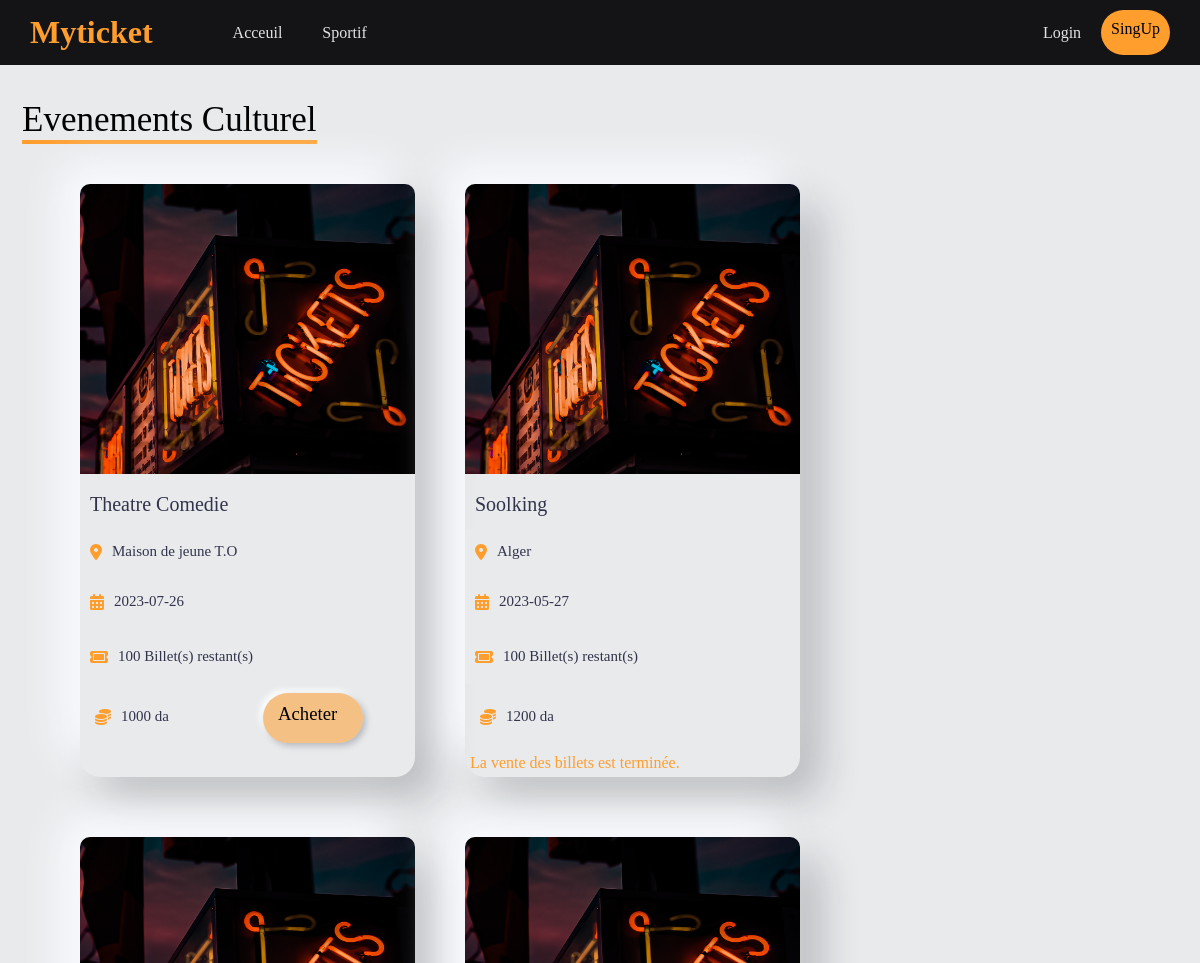
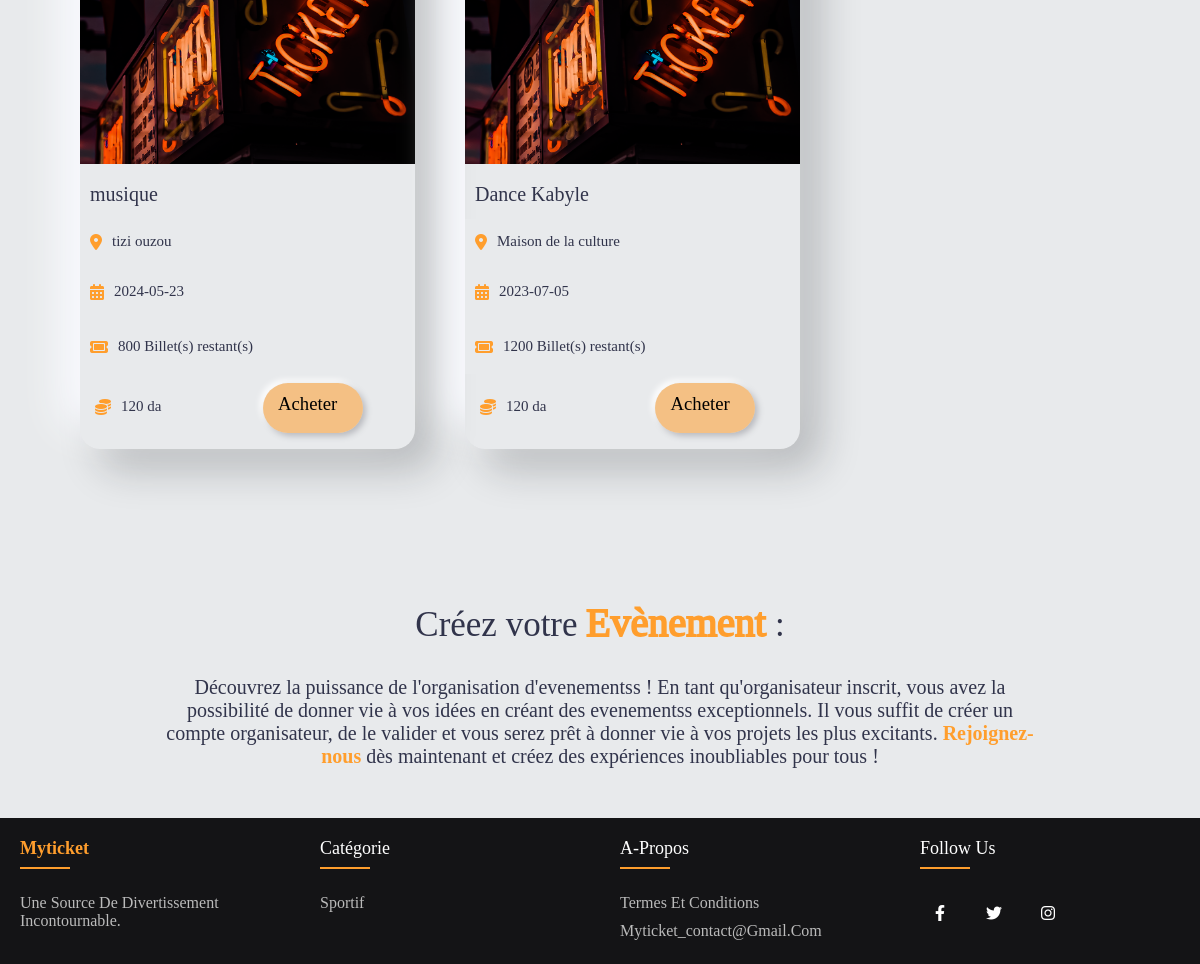
/PHP/Culturel.php, run on the app's committed database (2 pictures, top to bottom).
### tables this page shows
CREATE TABLE `evenements` (
  `ID_Event` int(8) NOT NULL,
  `ID_Org` int(8) NOT NULL,
  `nom_event` varchar(255) NOT NULL,
  `lieu_event` varchar(255) NOT NULL,
  `date_event` date NOT NULL,
  `heure_event` time NOT NULL,
  `quantite` int(6) NOT NULL,
  `prix` decimal(4,0) NOT NULL,
  `image_event` varchar(255) NOT NULL,
  `type_event` varchar(10) NOT NULL
);

### PHP/Culturel.php (the view, shortened to what this page needs)
<!DOCTYPE html>
<html lang="fr">
<head>
    <link rel="stylesheet" href="../styles/style_Cul_Spo.css">
    <link rel="stylesheet" href="../styles/fontawesome.css">
</head>
<body>
    <div class="header">
        <div class="container">
            <div class="top">
                <div class="logo">
                    <h1>Myticket</h1>
                </div>
                <div class="link">
                    <ul>
                       <?php
                                  if (isset($_SESSION['user_id'])) {
                                    echo '<div class="insc">
                                        <li><a href="logout.php">Log out</a></li>
                                        <li><a href="profil.php"><i class="fa-solid fa-user"></i></a></li>
                                    </div>';
                                  } else {
                                    echo '<div class="insc">
                                        <li><a href="Login.php">Login</a></li>
                                        <li id="sign"><a href="#SingUp">SingUp</a></li>
                                    </div>';
                                  }
                                  ?>
                                        <div class="nav">
                                            <li><a href="../index1.php">Acceuil</a></li>
                                            <li><a href="Sportif.php">Sportif</a></li>
                                        </div>
                    </ul>
                </div>
            </div>
        </div>
    </div>
    <div class="categories">
        <div class="container">
<div class="boutonP">
  <div class="bouton">
  </div>
</div>
        </div>
    </div>
        <h2 class="titre">Evenements Culturel</h2>
    <div class="header">
        <div class="event">
    <?php
    $con = new mysqli('localhost','root','','myticket');
    if ($con->connect_error){
      echo "<p>Erreur de connexion à la base de données: " . $con->connect_error . "</p>";
    } else {
        $query = "SELECT * FROM evenements WHERE type_event='culturel' ORDER BY ID_Event";
      $result = $con->query($query);
      if ($result && $result->num_rows > 0) {
        while ($row = $result->fetch_assoc()) {
          ?>
          <div class="container">
            <div class="image">
              <img src="../img/cover/<?php echo $row["image_event"]; ?>" alt="image">
            </div>
            <div class="buttom">
              <div class="info">
                <div class="nom">
                       <h3><?php echo $row['nom_event']; ?></h3>
                </div>
                <div class="lieu">
                  <i class="fa-solid fa-location-dot" style="color:#ff9e2d ;"></i>
                  <p><?php echo $row['lieu_event']; ?></p>
                </div>
                <div class="date">
                  <i class="fa-solid fa-calendar-days" style="color: #ff9e2d;"></i>
                  <p><?php echo $row['date_event']; ?></p>
                </div>
                <div class="restant">
                  <i class="fa-solid fa-ticket" style="color: #ff9e2d;"></i>
                  <p><?php echo $row['quantite']; ?> Billet(s) restant(s)</p>
                </div>
                <div class="montant">
                  <i class="fa-solid fa-coins" style="color: #ff9e2d;"></i>
                  <p><?php echo $row['prix']; ?> da</p>
                </div>
                <div class="montant">
                <?php
                  $dateDebutEvenement = $row['date_event'];
                  $dateLimiteVente = strtotime($dateDebutEvenement) - (24 * 60 * 60);
                  $dateActuelle = time();
                  $quant = $row['quantite'];
                  if ($dateActuelle >= $dateLimiteVente | $quant == 0 ) {
                      echo "La vente des billets est terminée.";
                  } else {
                ?>
                </div>
              </div>
              <div class="ajouter">
                                        <div class="container-ajouter">
                                            <h3><a href="commande.php?ID_Event=<?php echo $row['ID_Event']; ?>&id_organisateur=<?php echo $row['ID_Org']; ?>&prix=<?php echo $row['prix']; ?>">Acheter</a></h3>
                                        <?php } ?>
                                        </div>
                                    </div>
            </div>
          </div>
          <?php
        }
      }
       else {
        echo "<p>Aucun evenements récent trouvé.</p>";
      }
    }
    ?>
</div>
</div>
<div class="creation">
    <h2>Créez votre <span>Evènement</span> :</h2>
    <p> Découvrez la puissance de l'organisation d'evenementss ! En tant qu'organisateur inscrit, vous avez la possibilité de donner vie à vos idées en créant des evenementss exceptionnels. Il vous suffit de créer un compte organisateur, de le valider et vous serez prêt à donner vie à vos projets les plus excitants. <b href="loginorg">Rejoignez-nous</b> dès maintenant et créez des expériences inoubliables pour tous ! </p>
</div>
<footer class="footer">
    <div class="container">
        <div class="row">
            <div class="footer-col">
                <h4 class="logo">Myticket</h4>
                <ul>
                    <li><p>une source de divertissement incontournable.</p></li>
                </ul>
            </div>
            <div class="footer-col">
                <h4>Catégorie</h4>
                <ul>
                    <li><a href="Sportif.php">Sportif</a></li>
                </ul>
            </div>
            <div class="footer-col">
                <h4>A-Propos</h4>
                <ul>
                    <li><a href="#">Termes et conditions</a></li>
                    <li><a href="#">myticket_contact@gmail.com
                    </a></li>
                </ul>
            </div>
            <div class="footer-col">
                <h4>follow us</h4>
                <div class="social-links">
                    <a href="#"><i class="fab fa-facebook-f"></i></a>
                    <a href="#"><i class="fab fa-twitter"></i></a>
                    <a href="#"><i class="fab fa-instagram"></i></a>
                </div>
            </div>
        </div>
    </div>
</footer>
</body>
</html>

### data on the page
evenements: image_event (picture), nom_event "Theatre Comedie", lieu_event "Maison de jeune T.O", date_event "2023-07-26", quantite "100", prix "1000"
evenements: image_event (picture), nom_event "Soolking", lieu_event "Alger", date_event "2023-05-27", quantite "100", prix "1200", shows "La vente des billets est terminée."
evenements: image_event (picture), nom_event "musique", lieu_event "tizi ouzou", date_event "2024-05-23", quantite "800", prix "120"
evenements: image_event (picture), nom_event "Dance Kabyle", lieu_event "Maison de la culture", date_event "2023-07-05", quantite "1200", prix "120"
